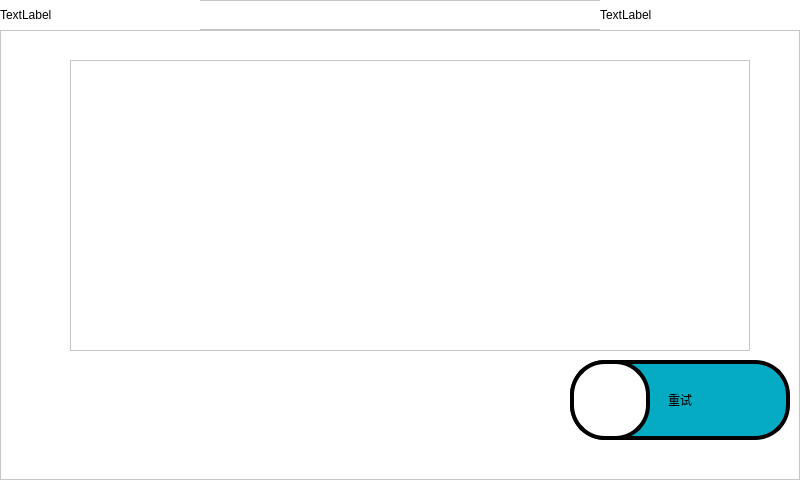
<?xml version="1.0" encoding="UTF-8"?>
<ui version="4.0">
 <class>LoadForm</class>
 <widget class="QWidget" name="LoadForm">
  <property name="geometry">
   <rect>
    <x>0</x>
    <y>0</y>
    <width>800</width>
    <height>480</height>
   </rect>
  </property>
  <property name="windowTitle">
   <string>Form</string>
  </property>
  <property name="styleSheet">
   <string notr="true">background-color: rgb(255, 255, 255);</string>
  </property>
  <widget class="QFrame" name="topframe">
   <property name="geometry">
    <rect>
     <x>0</x>
     <y>0</y>
     <width>800</width>
     <height>30</height>
    </rect>
   </property>
   <property name="frameShape">
    <enum>QFrame::StyledPanel</enum>
   </property>
   <property name="frameShadow">
    <enum>QFrame::Raised</enum>
   </property>
   <widget class="QLabel" name="title_label">
    <property name="geometry">
     <rect>
      <x>0</x>
      <y>0</y>
      <width>200</width>
      <height>30</height>
     </rect>
    </property>
    <property name="text">
     <string>TextLabel</string>
    </property>
   </widget>
   <widget class="QLabel" name="time_label">
    <property name="geometry">
     <rect>
      <x>600</x>
      <y>0</y>
      <width>200</width>
      <height>30</height>
     </rect>
    </property>
    <property name="text">
     <string>TextLabel</string>
    </property>
   </widget>
  </widget>
  <widget class="QFrame" name="centerframe">
   <property name="geometry">
    <rect>
     <x>0</x>
     <y>30</y>
     <width>800</width>
     <height>450</height>
    </rect>
   </property>
   <property name="frameShape">
    <enum>QFrame::StyledPanel</enum>
   </property>
   <property name="frameShadow">
    <enum>QFrame::Raised</enum>
   </property>
   <widget class="QTextEdit" name="textEdit">
    <property name="geometry">
     <rect>
      <x>70</x>
      <y>30</y>
      <width>680</width>
      <height>291</height>
     </rect>
    </property>
    <property name="styleSheet">
     <string notr="true">font: 20pt &quot;宋体&quot;;</string>
    </property>
   </widget>
   <widget class="QPushButton" name="btnRetry">
    <property name="geometry">
     <rect>
      <x>570</x>
      <y>330</y>
      <width>220</width>
      <height>80</height>
     </rect>
    </property>
    <property name="styleSheet">
     <string notr="true">QPushButton {
font: 20pt &quot;宋体&quot;;
border:4px solid rgb(0,0,0);
background-color:#05abc2;
border-radius: 35px;
}

QPushButton:pressed{
background-color: rgb(255, 0, 0);
}
</string>
    </property>
    <property name="text">
     <string>重试</string>
    </property>
   </widget>
   <widget class="QLabel" name="retry_icon_label">
    <property name="geometry">
     <rect>
      <x>570</x>
      <y>330</y>
      <width>80</width>
      <height>80</height>
     </rect>
    </property>
    <property name="styleSheet">
     <string notr="true">font: 20pt &quot;幼圆&quot;;
border:4px solid rgb(0,0,0);
background-color: rgb(255, 255, 255);
border-radius: 35px;

</string>
    </property>
    <property name="text">
     <string/>
    </property>
   </widget>
  </widget>
 </widget>
 <resources/>
 <connections/>
</ui>
